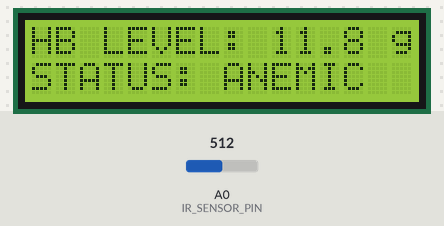
Recording of a sketch running on a simulated Arduino Uno, built with avr-gcc and run on an emulated ATmega328P. Shown: 16×2 character LCD. Inputs (shaded band) come from the test bench; at power-on: A0 (IR_SENSOR_PIN) = 512. What the sketch prints to the serial monitor is not drawn.

Above: at 3.2 s.
3.3 s: A0 (IR_SENSOR_PIN) set to 531
At 6.1 s:
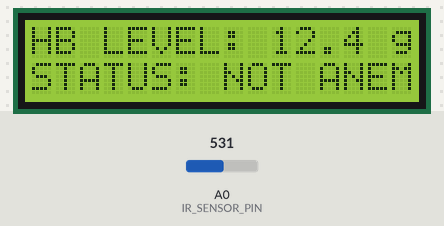
6.3 s: A0 (IR_SENSOR_PIN) set to 710
At 9.1 s:
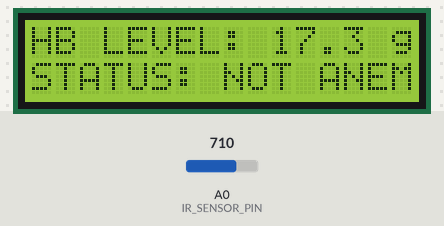
9.3 s: A0 (IR_SENSOR_PIN) set to 716
At 12.2 s:
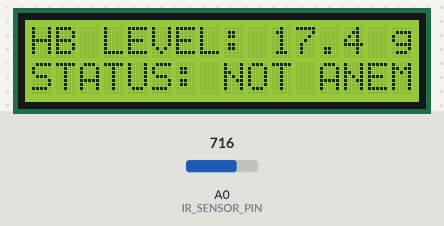
12.3 s: A0 (IR_SENSOR_PIN) set to 511
At 16.0 s:
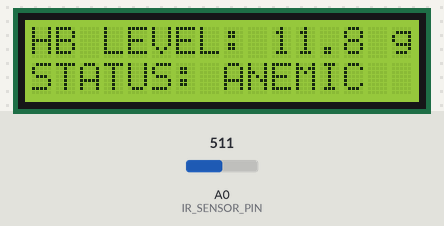
Timing chart, 0 to 16.3 s (numbered marks = the images above; inputs shaded):
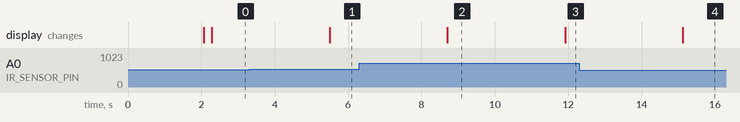

Measured:
- the behaviour switches between 518 and 519 on A0 (IR_SENSOR_PIN) (found by bisection; images 0 and 1)
- after the input at 3.3 s, the display: changes after 2.2 s (image 1)
- after the input at 6.3 s, the display: changes after 2.4 s (image 2)
- after the input at 9.3 s, the display: changes after 2.6 s (image 3)
- after the input at 12.3 s, the display: changes after 2.8 s (image 4)

The sketch:

Non_Invasive_Anemia_Detection.ino
```cpp
/*
  =====================================================================
  Non-Invasive Anemia Detection System Using IR Sensor
  =====================================================================
  Author  : Srinivasan G (Biomedical Engineering)
  Date    : Feb 2024

  Description:
  This sketch reads an IR sensor placed on the fingertip, converts the
  analog reading into an estimated hemoglobin (Hb) level using a linear
  calibration model, classifies the result as ANEMIC / NOT ANEMIC, and
  displays both values on a 16x2 character LCD.

  ---------------------------------------------------------------------
  HARDWARE CONNECTIONS (as per project wiring diagram)
  ---------------------------------------------------------------------
  IR SENSOR MODULE
    VCC  -> 5V
    GND  -> GND
    OUT  -> A0 (Arduino Analog In)

  16x2 LCD (4-bit mode)
    RS   -> Pin 12
    EN   -> Pin 11
    D4   -> Pin 5
    D5   -> Pin 4
    D6   -> Pin 3
    D7   -> Pin 2
    VSS  -> GND
    VDD  -> 5V
    (LCD R/W pin tied to GND, contrast via potentiometer to V0)

  ---------------------------------------------------------------------
  IMPORTANT CALIBRATION NOTE
  ---------------------------------------------------------------------
  The IR sensor gives a raw ADC value (0-1023) related to the amount of
  light transmitted through the fingertip. This raw value must be
  mapped to an actual Hb (g/dL) reading using reference blood-test
  data (invasive lab results) collected from multiple test subjects.

  The constants IR_RAW_MIN, IR_RAW_MAX, HB_MIN, HB_MAX below define a
  simple two-point linear calibration:

      Hb = HB_MIN + (rawValue - IR_RAW_MIN) * (HB_MAX - HB_MIN)
                    ------------------------------------------
                              (IR_RAW_MAX - IR_RAW_MIN)

  You MUST replace IR_RAW_MIN / IR_RAW_MAX with values obtained by
  placing the sensor on fingers with known lab Hb values and recording
  the corresponding raw analog readings. The values below are
  placeholders for demonstration only and will not give clinically
  accurate results until calibrated.
  =====================================================================
*/

#include <LiquidCrystal.h>

// ---------------- LCD Setup (RS, EN, D4, D5, D6, D7) ----------------
LiquidCrystal lcd(12, 11, 5, 4, 3, 2);

// ---------------- Pin Definitions ------------------------------------
const int IR_SENSOR_PIN = A0;

// ---------------- Calibration Constants -------------------------------
// Replace these four values with your own two-point calibration data.
const int   IR_RAW_MIN = 300;    // raw ADC value at LOW Hb reference point
const int   IR_RAW_MAX = 700;    // raw ADC value at HIGH Hb reference point
const float HB_MIN     = 6.0;    // lab Hb (g/dL) corresponding to IR_RAW_MIN
const float HB_MAX     = 17.0;   // lab Hb (g/dL) corresponding to IR_RAW_MAX

// Anemia threshold (WHO general adult screening cut-off, g/dL)
// Adjust to 13.0 (male) / 12.0 (female) if gender-specific screening is needed.
const float ANEMIA_THRESHOLD = 12.0;

// ---------------- Sampling Settings -----------------------------------
const int NUM_SAMPLES = 20;      // number of readings averaged per measurement
const int SAMPLE_DELAY_MS = 10;  // delay between individual samples

void setup() {
  Serial.begin(9600);

  lcd.begin(16, 2);
  lcd.clear();
  lcd.setCursor(0, 0);
  lcd.print("Anemia Detector");
  lcd.setCursor(0, 1);
  lcd.print("  Initializing  ");
  delay(2000);
  lcd.clear();
}

void loop() {
  int rawValue = readAveragedIRValue();
  float hbLevel = convertToHb(rawValue);
  bool isAnemic = (hbLevel < ANEMIA_THRESHOLD);

  displayResult(hbLevel, isAnemic);
  printToSerial(rawValue, hbLevel, isAnemic);

  delay(3000); // update every 3 seconds
}

// -----------------------------------------------------------------------
// Reads the IR sensor multiple times and returns the averaged raw value.
// Averaging reduces noise from ambient light and finger movement.
// -----------------------------------------------------------------------
int readAveragedIRValue() {
  long total = 0;
  for (int i = 0; i < NUM_SAMPLES; i++) {
    total += analogRead(IR_SENSOR_PIN);
    delay(SAMPLE_DELAY_MS);
  }
  return (int)(total / NUM_SAMPLES);
}

// -----------------------------------------------------------------------
// Converts the raw IR ADC reading into an estimated Hb value (g/dL)
// using linear interpolation based on the calibration constants.
// -----------------------------------------------------------------------
float convertToHb(int rawValue) {
  float hb = HB_MIN + ((float)(rawValue - IR_RAW_MIN) * (HB_MAX - HB_MIN)) /
                       (float)(IR_RAW_MAX - IR_RAW_MIN);

  // Clamp result to a physiologically reasonable range
  if (hb < 3.0) hb = 3.0;
  if (hb > 20.0) hb = 20.0;

  return hb;
}

// -----------------------------------------------------------------------
// Displays the Hb level and status on the 16x2 LCD, matching the
// exact output format used in the project documentation:
//   Line 1: HB LEVEL: xx.x g/dL
//   Line 2: STATUS: ANEMIC / NOT ANEMIC
// -----------------------------------------------------------------------
void displayResult(float hbLevel, bool isAnemic) {
  lcd.clear();

  lcd.setCursor(0, 0);
  lcd.print("HB LEVEL: ");
  lcd.print(hbLevel, 1);
  lcd.print(" g/dL");

  lcd.setCursor(0, 1);
  if (isAnemic) {
    lcd.print("STATUS: ANEMIC");
  } else {
    lcd.print("STATUS: NOT ANEMIC");
  }
}

// -----------------------------------------------------------------------
// Sends the same result to the Serial Monitor for logging / Python-based
// analysis (as described in the project methodology).
// -----------------------------------------------------------------------
void printToSerial(int rawValue, float hbLevel, bool isAnemic) {
  Serial.print("Raw IR Value: ");
  Serial.print(rawValue);
  Serial.print(" | Estimated Hb: ");
  Serial.print(hbLevel, 1);
  Serial.print(" g/dL | Status: ");
  Serial.println(isAnemic ? "ANEMIC" : "NOT ANEMIC");
}
```
